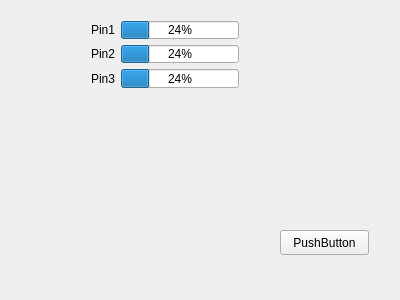
<?xml version="1.0" encoding="UTF-8"?>
<ui version="4.0">
 <class>Widget</class>
 <widget class="QWidget" name="Widget">
  <property name="geometry">
   <rect>
    <x>0</x>
    <y>0</y>
    <width>400</width>
    <height>300</height>
   </rect>
  </property>
  <property name="windowTitle">
   <string>Widget</string>
  </property>
  <widget class="QWidget" name="formLayoutWidget">
   <property name="geometry">
    <rect>
     <x>80</x>
     <y>10</y>
     <width>170</width>
     <height>89</height>
    </rect>
   </property>
   <layout class="QFormLayout" name="formLayout">
    <item row="0" column="0">
     <widget class="QLabel" name="label">
      <property name="text">
       <string>Pin1</string>
      </property>
     </widget>
    </item>
    <item row="0" column="1">
     <widget class="QProgressBar" name="progressBar">
      <property name="value">
       <number>24</number>
      </property>
     </widget>
    </item>
    <item row="1" column="0">
     <widget class="QLabel" name="label_2">
      <property name="text">
       <string>Pin2</string>
      </property>
     </widget>
    </item>
    <item row="1" column="1">
     <widget class="QProgressBar" name="progressBar_2">
      <property name="value">
       <number>24</number>
      </property>
     </widget>
    </item>
    <item row="2" column="0">
     <widget class="QLabel" name="label_3">
      <property name="text">
       <string>Pin3</string>
      </property>
     </widget>
    </item>
    <item row="2" column="1">
     <widget class="QProgressBar" name="progressBar_3">
      <property name="value">
       <number>24</number>
      </property>
     </widget>
    </item>
   </layout>
  </widget>
  <widget class="QPushButton" name="pushButton">
   <property name="geometry">
    <rect>
     <x>280</x>
     <y>230</y>
     <width>89</width>
     <height>25</height>
    </rect>
   </property>
   <property name="text">
    <string>PushButton</string>
   </property>
  </widget>
 </widget>
 <layoutdefault spacing="6" margin="11"/>
 <resources/>
 <connections/>
</ui>
